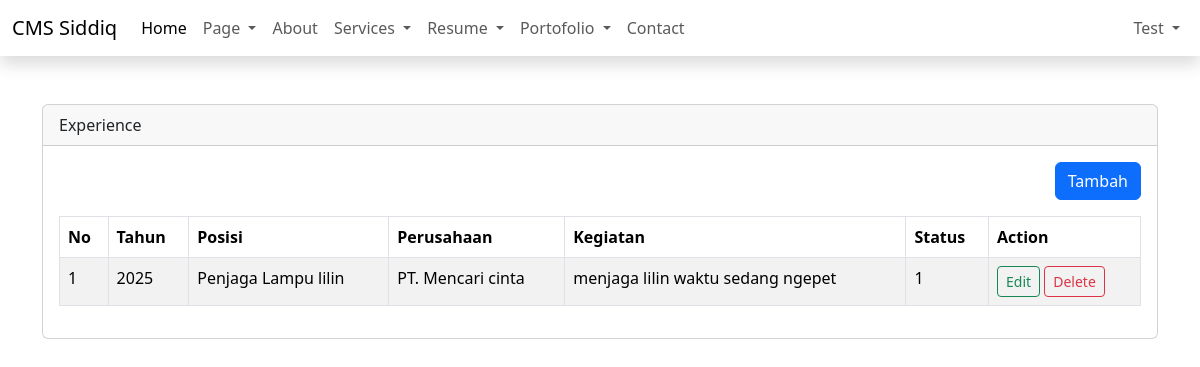
Screenshot of /admin/dashboard.php?page=experience (signed in) with the database file from the repository.
### tables this page shows
CREATE TABLE `experiences` (
  `id` int(11) NOT NULL,
  `year` year(4) NOT NULL,
  `position` varchar(50) NOT NULL,
  `company` varchar(50) NOT NULL,
  `activity` text NOT NULL,
  `status` tinyint(4) NOT NULL DEFAULT 1,
  `created_at` timestamp NOT NULL DEFAULT current_timestamp(),
  `updated_at` timestamp NULL DEFAULT NULL ON UPDATE current_timestamp()
);

### admin/content/experience.php (the view, shortened to what this page needs)
<?php
$query = mysqli_query($config, "SELECT * FROM experiences ORDER BY id DESC");
$row = mysqli_fetch_all($query, MYSQLI_ASSOC);
?>
<div class="table-responsive">
    <div align="right" class="mb-3">
        <a href="?page=add-experience" class="btn btn-primary">Tambah</a>
    </div>
    <table class="table table-bordered table-striped" id="table">
        <thead>
            <tr>
                <th>No</th>
                <th>Tahun</th>
                <th>Posisi</th>
                <th>Perusahaan</th>
                <th>Kegiatan</th>
                <th>Status</th>
                <th>Action</th>
            </tr>
        </thead>
        <tbody>
            <?php
            foreach ($row as $key => $data):
            ?>
                <tr>
                    <td><?= $key + 1 ?></td>
                    <td><?= $data['year'] ?></td>
                    <td><?= $data['position'] ?></td>
                    <td><?= $data['company'] ?></td>
                    <td><?= $data['activity'] ?></td>
                    <td><?= $data['status'] ?></td>
                    <td>
                        <a href="?page=add-experience&edit=<?php echo $data['id'] ?>" class="btn btn-outline-success btn-sm">Edit</a>
                        <a onclick="return confirm('Are you sure??')"
                            href="?page=experience&delete=<?php echo $data['id'] ?>" class="btn btn-outline-danger btn-sm">Delete</a>
                    </td>
                </tr>
            <?php
            endforeach
            ?>
        </tbody>
    </table>
</div>

### rows the page displays
experiences: year "2025", position "Penjaga Lampu lilin", company "PT. Mencari cinta", activity "menjaga lilin waktu sedang ngepet", status "1"

### other values shown
$_name "Test"
str_replace("-", " ",  ucfirst($_GET['page'])) "Experience"
